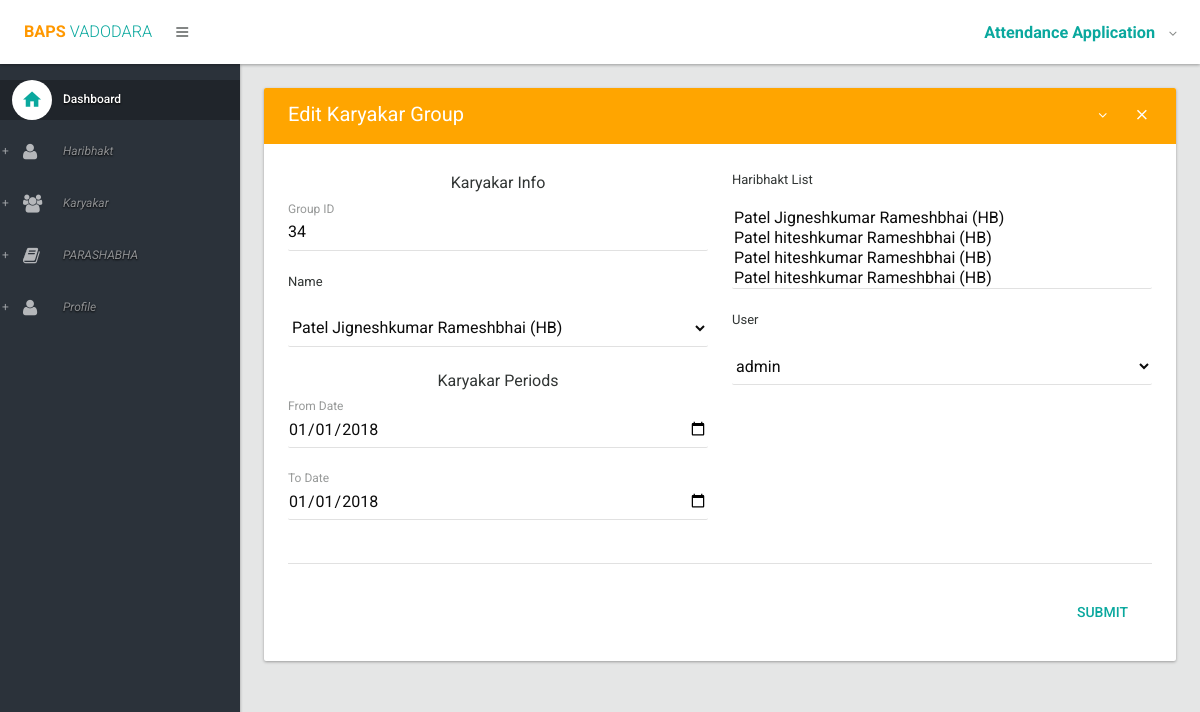
The app's page /attendance/karyakargroup/edit/1/ (signed in) with its own data.
### attendance/models.py (models this page shows, shortened)
class KaryakarGroup(models.Model):
    group_id = models.IntegerField(blank=False)
    karyakar = models.ForeignKey(HaribhaktDetail, related_name='karyakar', on_delete=models.CASCADE)
    haribhakt = models.ManyToManyField(HaribhaktDetail, related_name='haribhakt')
    karyakar_from = models.DateField(blank=True)
    karyakar_to = models.DateField(blank=True)
    user = models.OneToOneField(User)

### attendance/views.py (the view)
# urls.py: url(r'^karyakargroup/edit/(?P<karyakargroup_id>\d+)/$', editKaryakarGroup, name='editKaryakarGroup'),
@login_required
def editKaryakarGroup(request, karyakargroup_id):
    karyakar = KaryakarGroup.objects.get(id=karyakargroup_id)
    if request.POST:
        form = KaryakarGroupForm(request.POST, instance=karyakar)
        if form.is_valid():
            if form.save():
                return redirect('/attendance/karyakargroups/', messages.success(request, 'KaryakarGroup was successfully updated.', 'alert-success'))
            else:
                return redirect('/attendance/karyakargroup/edit', messages.error(request, 'Data is not saved', 'alert-danger'))
        else:
            return redirect('/attendance/karyakargroup/edit', messages.error(request, 'Form is not valid', 'alert-danger'))
    else:
        form = KaryakarGroupForm(instance=karyakar)
        return render(request, 'attendance/editKaryakarGroup.html', {'form':form})

### attendance/forms.py
class KaryakarGroupForm(ModelForm):
    class Meta:
        model = KaryakarGroup
        fields = ['group_id','karyakar','haribhakt','karyakar_from','karyakar_to','user']

### attendance/models.py (called while the page is built)
    def __str__(self):
        return '%s (%s)' % (self.name, self.baps_type)

### attendance/templates/attendance/editKaryakargroup.html (shortened to what this page needs)
{% extends 'attendance/layout.html' %}
{% load widget_tweaks %}
{% block body %}
                <section>
					<div class="section-body">
						<div class="row">
							<div class="col-lg-12">
								<div class="card">
									<div class="card-head style-primary">
										<header>Edit Karyakar Group</header>
										<div class="tools">
											<a class="btn btn-icon-toggle btn-collapse"><i class="fa fa-angle-down"></i></a>
											<a class="btn btn-icon-toggle btn-close"><i class="md md-close"></i></a>
										</div>
									</div>
									<div class="card-body">
										<form class="form" role="form" action="" method="post"> {% csrf_token %}
											<div class="row">
                                                <div class="col-sm-6">
                                                    <header style="text-align:center;font-size:16px;font-weight:400">Karyakar Info</header>
                                                    <div class="form-group floating-label">
														{{ form.group_id | add_class:'form-control' }}
														<label for="regular2">Group ID</label>
													</div>
													<header>Name</header>
                                                    <div class="form-group floating-label">
														{{ form.karyakar | add_class:'form-control' }}
														<label for="regular2"></label>
													</div>
													<header style="text-align:center;font-size:16px;font-weight:400">Karyakar Periods</header>
													<div class="form-group floating-label">
														{{ form.karyakar_from | add_class:'form-control'| attr:'type:date' }}
														<label for="regular2">From Date</label>
													</div>
													<div class="form-group floating-label">
														{{ form.karyakar_to | add_class:'form-control' | attr:'type:date' }}
														<label for="regular2">To Date</label>
													</div>
                                                </div>
												<div class="col-sm-6">
													<header>Haribhakt List</header>
													<div class="form-group floating-label">
														{{ form.haribhakt | add_class:'form-control' }}
														<label for="regular2"></label>
													</div>
                                                    <header>User</header>
                                                    <div class="form-group floating-label">
														{{ form.user | add_class:'form-control'}}
														<label for="textarea2"></label>
													</div>
												</div>
												<div class="col-md-12">
													<hr>
													<div class="card-actionbar-row">
														<input type="submit" class="btn btn-flat btn-primary ink-reaction" value="SUBMIT">
													</div>
												</div>
											</div>
										</form>
									</div>
								</div>
							</div>
						</div>
					</div>
				</section>
{% endblock %}

### records on screen
KaryakarGroup: group_id "34", karyakar "Patel Jigneshkumar Rameshbhai (HB)", karyakar_from "01/01/2018", karyakar_to "01/01/2018", user "admin"
